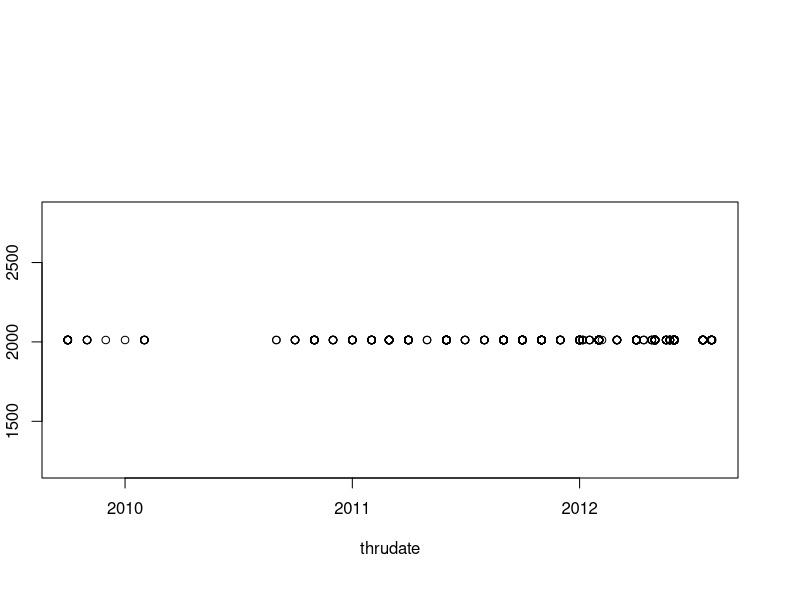
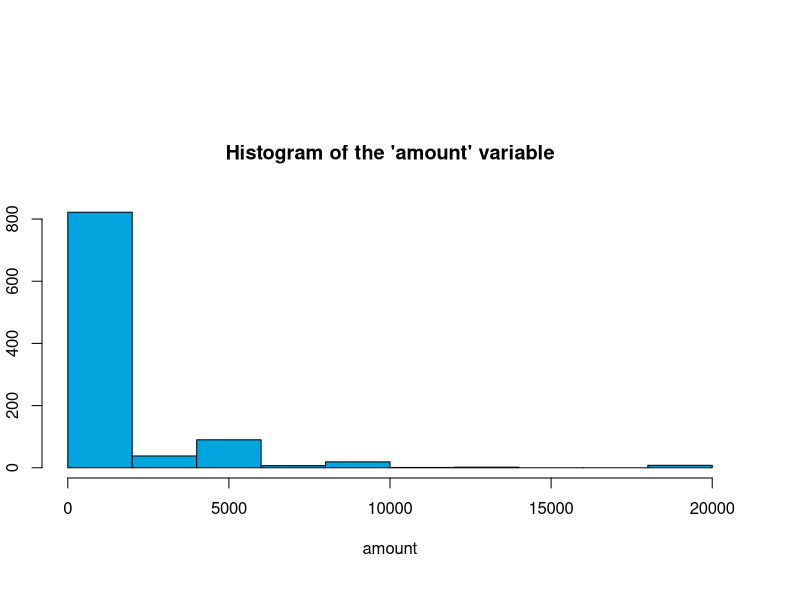
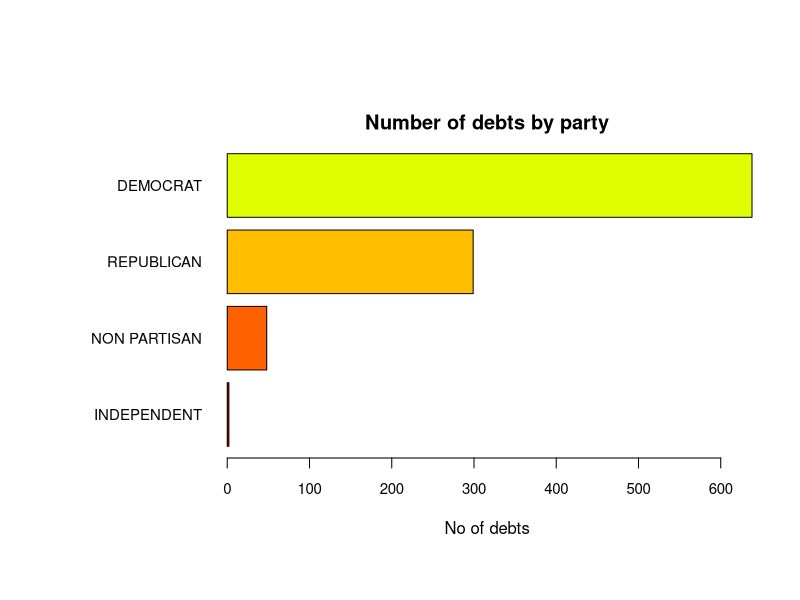
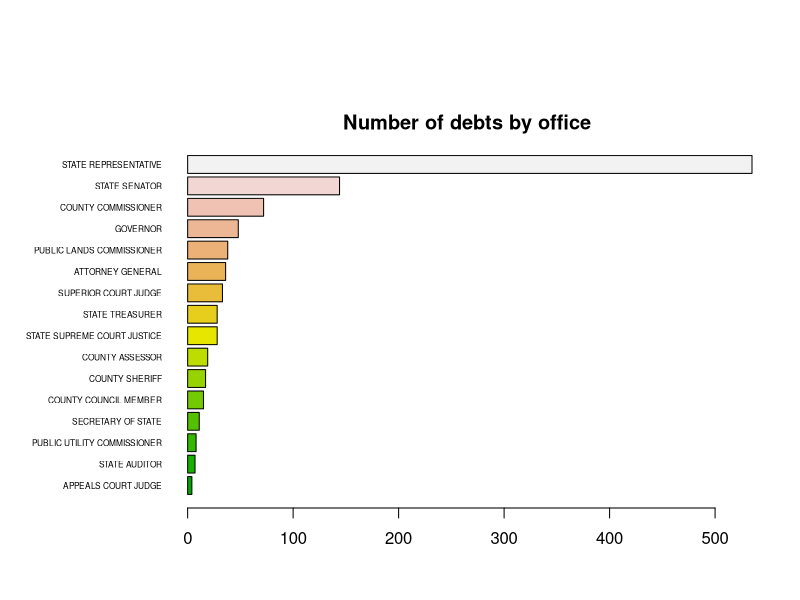
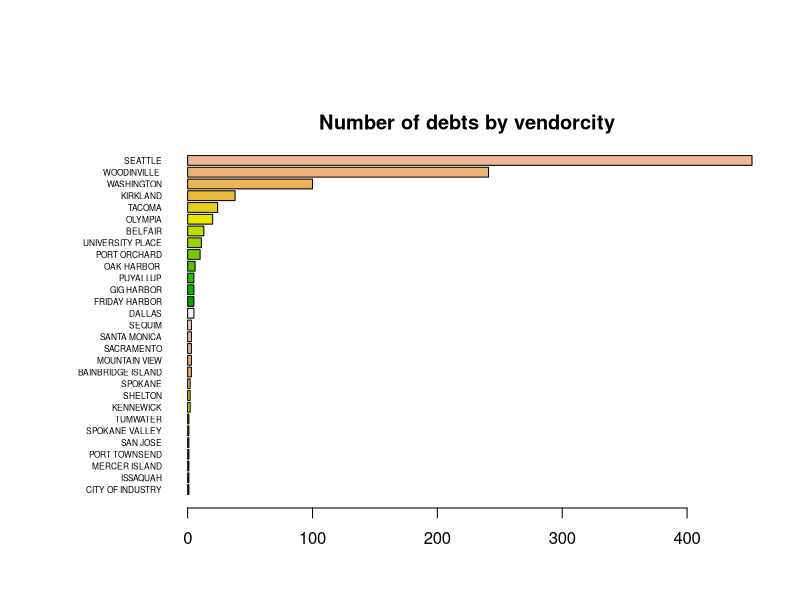
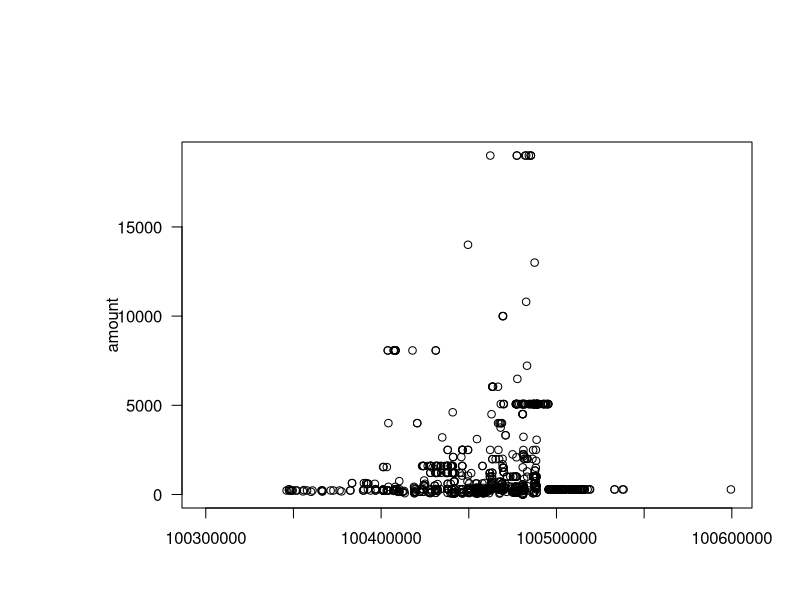
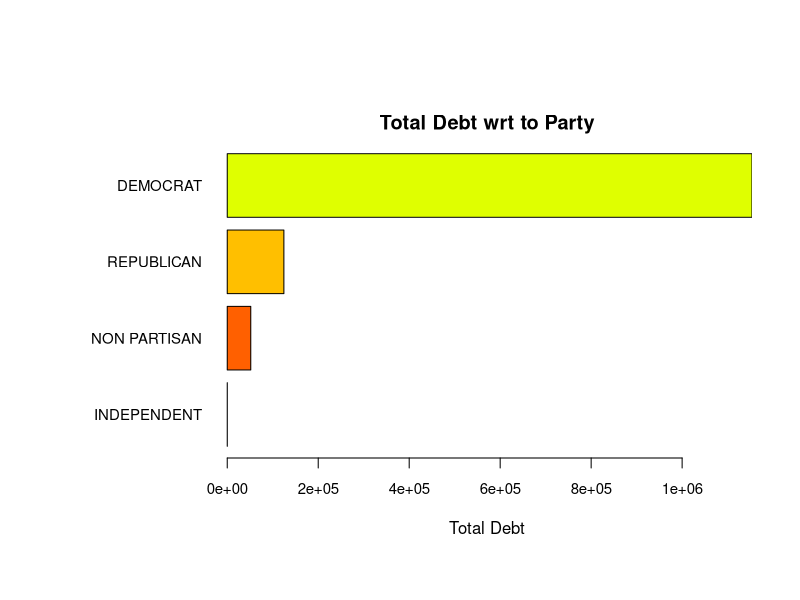
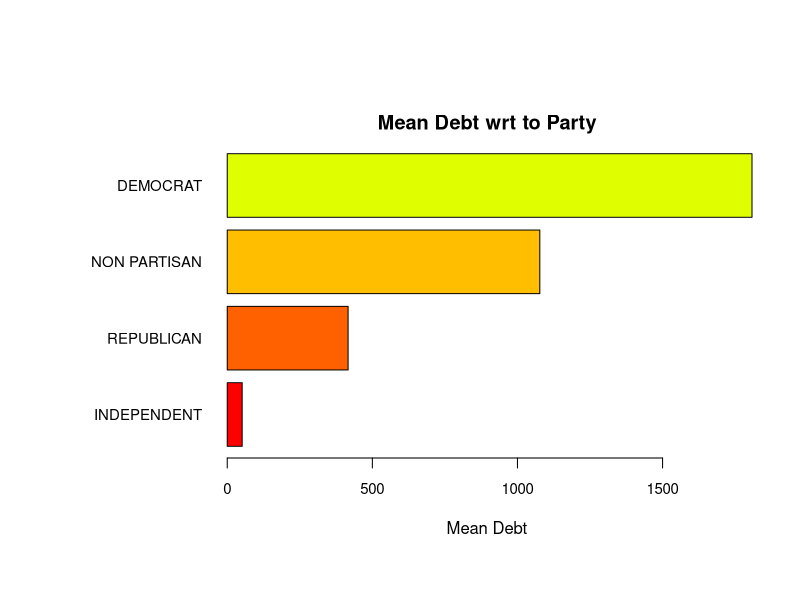

Generate these figures, in order, with R:
## ---- chunk 1
knitr::opts_chunk$set(echo = TRUE)
## ---- chunk 2
#setwd("~/Desktop/UCB_DataScience/Statistics/stats-lab-assgn")
#getwd() 

#install.packages("FSA")
#install.packages("ggplot2")
#install.packages("randomcoloR")

library(car)
#library(ggplot2)
## ---- chunk 3
cdebt_original = data.frame(read.csv("CandidateDebt.csv"))

#Sets outside margins : b, l, t, r 
par(oma= c(2,1,5,2) + 0.1)

#Sets plot margins
par(mar = c(4,1,5,1))

## ---- chunk 4
str(cdebt_original)
## ---- chunk 5
cdebt_all = read.csv("CandidateDebt_Fixed.csv", stringsAsFactors = T, na.strings=c(NA,"NA","#N/A" ,"", " "))
str(cdebt_all)
## ---- chunk 6
cdebt_original$thrudate = as.Date(cdebt_original$thrudate, "%m/%d/%Y")
summary(cdebt_original$thrudate)
cdebt_original$fromdate = as.Date(cdebt_original$fromdate, "%m/%d/%Y") + 365.25 * 2000 - 15
cdebt_original$thrudate = as.Date(cdebt_original$thrudate, "%m/%d/%Y") + 365.25 * 2000 - 15
cdebt_original$debtdate = as.Date(cdebt_original$debtdate, "%m/%d/%Y") + 365.25 * 2000 - 15
summary(cdebt_original$thrudate)
## ---- chunk 7
with(cdebt_original, plot(thrudate, amount))
## ---- chunk 8
summary(cdebt_all$origin)
## ---- chunk 9
summary(cdebt_all$filertype)
## ---- chunk 10
summary(cdebt_all$recordtype)
## ---- chunk 11
summary(cdebt_all$electionyear)
## ---- chunk 12
summary(cdebt_all$amount)
hist(cdebt_all$amount, breaks = seq(0, 20000, by = 2000), main = "Histogram of the 'amount' variable",  border="black", col="#00A5DF", xlab = "amount")
## ---- chunk 13
#qplot(cdebt_all$was_office , main ="number of debts wrt to filer's office") +  theme(axis.text.x=element_text(angle=90,hjust=1,vjust=5))

party <- table(cdebt_all$party)
length(cdebt_all$party)
summary(cdebt_all$party)

#Sets outside margins : b, l, t, r 
par(las=1, mar=c(5,10,2,0.3))

barplot(party[order(party)], horiz = TRUE , las = 1, main ="Number of debts by party" , xlab="No of debts" ,cex.axis = .9 ,cex.names= 0.9 , col = rainbow(16) )

## ---- chunk 14
#qplot(cdebt_all$office , main ="number of debts wrt to filer's office") +  theme(axis.text.x=element_text(angle=90,hjust=1,vjust=5))
length(cdebt_all$office)
summary(cdebt_all$office)

office <- table(cdebt_all$office)
#Sets plot margins : b, l, t, r 
par(las=1, mar=c(2.5,8,2, 0.3))

barplot(office[order(office)], horiz = TRUE , las = 1, main ="Number of debts by office", xlab="Number of debts" ,cex.names=0.5 , col = terrain.colors(16)) 

# [order(office)]

## ---- chunk 15
#qplot(cdebt_all$office , main ="number of debts wrt to filer's office") +  theme(axis.text.x=element_text(angle=90,hjust=1,vjust=5))
#length(cdebt_all$vendorcity)
#summary(cdebt_all$vendorcity)
#summary(cdebt_all$vendorstate)
count_Seattle = subset(cdebt_all, vendorcity == "SEATTLE")
count_cities = subset(cdebt_all, !is.na(vendorcity))
(share_Seattle = length(count_Seattle$vendorcity) / length(count_cities$vendorcity))

vendorcity <- table(cdebt_all$vendorcity)
#Sets plot margins : b, l, t, r 
par(las=1, mar=c(2.5,8,2, 0.3))

barplot(vendorcity[order(vendorcity)], horiz = TRUE , las = 1, main ="Number of debts by vendorcity", xlab="Number of debts" ,cex.names=0.5 , col = terrain.colors(16)) 


## ---- chunk 16
#qplot(cdebt_all$office , main ="number of debts wrt to filer's office") +  theme(axis.text.x=element_text(angle=90,hjust=1,vjust=5))
length(cdebt_all$description)
summary(cdebt_all$description)

#description <- table(cdebt_all$description)
#Sets plot margins : b, l, t, r 
#par(las=1, mar=c(2.5,8,2, 0.3))

#barplot(description[order(description)], horiz = TRUE , las = 1, main ="Number of debts by vendorstate", xlab="Number of debts" ,cex.names=0.5 , col = terrain.colors(16)) 


## ---- chunk 17
str(as.factor(cdebt_original$reportnumber))
## ---- chunk 18
# Jason to Divya: I just added this -- interestingly, there seems to be a surge in debts in the middle of the range, presumably due to reportnumber increasing with time. 
with(cdebt_all, plot(reportnumber, amount))
## ---- chunk 19
(amount_sum = tapply(cdebt_all$amount, cdebt_all$party, FUN=sum))
## ---- chunk 20
#qplot(cdebt_all$was_office , main ="number of debts wrt to filer's office") +  theme(axis.text.x=element_text(angle=90,hjust=1,vjust=5))

#Sets outside margins : b, l, t, r 
par(las=1, mar=c(5,10,2,0.3))

barplot(amount_sum[order(amount_sum)], horiz = TRUE , las = 1, main ="Total Debt wrt to Party" , xlab="Total Debt" ,cex.axis = .9 ,cex.names= 0.9 , col = rainbow(16), xpd = FALSE)
?barplot

# display in K

## ---- chunk 21

#Sets outside margins : b, l, t, r 
par(las=1, mar=c(5,10,2,0.3))

amount_means = by(cdebt_all$amount, cdebt_all$party,  mean)
amount_means

#ggplot(cdebt_all, aes(x=cdebt_all$party, y=cdebt_all$was_office)) + geom_boxplot(outlier.colour="red")
barplot(amount_means[order(amount_means)], horiz = TRUE , las = 1, main ="Mean Debt wrt to Party" , xlab="Mean Debt" ,cex.axis = .9 ,cex.names= 0.9 , col = rainbow(16) ) 

## ---- chunk 22

#Sets outside margins : b, l, t, r 
par(las=1, mar=c(5,10,2,0.3))

boxplot(cdebt_all$amount ~ party,  horizontal = TRUE ,data = cdebt_all, cex.axis = .6, log='x',
main = " Debt distirbution wrt to party", col = "#BA554C")
  
?boxplot

#ggplot(cdebt_all, aes(x=cdebt_all$party, y=cdebt_all$was_office)) + geom_boxplot(outlier.colour="red")

## ---- chunk 23

#Sets outside margins : b, l, t, r 
par(las=1, mar=c(10,4,2,0.3))

boxplot(cdebt_all$amount ~ office, data = cdebt_all, cex.axis = .6, log='y',
main = " Debt distirbution wrt to office" , las=2 , col = "#DDA266")
  
?boxplot

var(cdebt_all$amount, na.rm = TRUE) 

?var

#ggplot(cdebt_all, aes(x=cdebt_all$amount, y=cdebt_all$was_office)) + geom_boxplot(outlier.colour="red")

## ---- chunk 24
summary(cdebt_all$amount)
## ---- chunk 25

#summary(cdebt_all$position)

#scatterplotMatrix( ~ filerid + legislativedistrict + position + amount , data = cdebt_all, diagonal = "histogram", main = "Scatterplot Matrix for filer id and int Variables wrt Debt ")

#scatterplotMatrix( ~ office + office2 + party  + amount , data = cdebt_all, diagonal = "histogram", main = "Scatterplot Matrix wrt Debt ")

#scatterplotMatrix( ~ jurisdiction + jurisdictioncounty + jurisdictiontype  + amount , data = cdebt_all, diagonal = "histogram", main = "Scatterplot Matrix for jurisdiction wrt Debt ")

#scatterplotMatrix( ~ fromdate + thrudate +  debtdate + amount , data = cdebt_all, diagonal = "histogram", main = "Scatterplot Matrix for next 3 Key Variables wrt Amount")

#scatterplotMatrix(~ code + description + vendorname  + amount , data= cdebt_all, diagonal = "histogram", main = "Scatterplot Matrix type of Debt")
